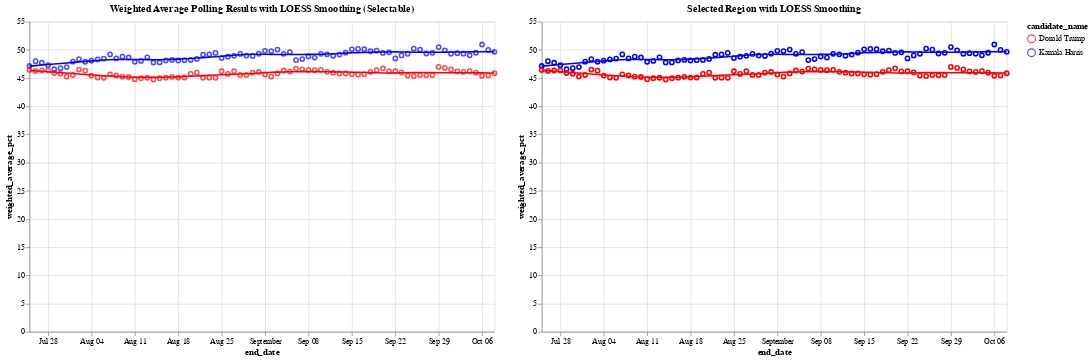

Notebook source saved alongside this figure:
### Markdown cell above
Let's look at the loess smoothed curve of this

### Code cell
# Define the color scale for the two candidates
color_scale = alt.Scale(domain=['Donald Trump', 'Kamala Harris'], range=['red', 'blue'])

# Step 1: Create a selection brush for the horizontal axis (end_date)
brush = alt.selection_interval(encodings=['x'])  # Brush selection on the x-axis

# Step 2: Create the base chart with points and LOESS smoothing (Chart 1)
base = alt.Chart(df_weighted_averages).mark_point().encode(
    x='end_date:T',
    y='weighted_average_pct:Q',
    color=alt.Color('candidate_name:N', scale=color_scale)
)

loess = base.transform_loess(
    'end_date', 'weighted_average_pct', groupby=['candidate_name'], bandwidth=0.3
).mark_line()

chart1 = (base + loess).add_params(
    brush  # Add the brush selection to Chart 1
).properties(
    title='Weighted Average Polling Results with LOESS Smoothing (Selectable)',
    width=600,
    height=400
)

# Step 3: Create the side-by-side chart that will show the selected region with tooltip

# Apply the same selection filter to both points and LOESS in chart2
selected_points = base.encode(
    opacity=alt.condition(brush, alt.value(1), alt.value(0)),  # Highlight only selected points
    tooltip=['end_date:T', 'candidate_name:N', 'weighted_average_pct:Q']  # Add tooltip for points
).transform_filter(
    brush  # Filter by brush selection
)

# Apply LOESS smoothing for the selected range
selected_loess = alt.Chart(df_weighted_averages).transform_loess(
    'end_date', 'weighted_average_pct', groupby=['candidate_name'], bandwidth=0.3
).mark_line().encode(
    x='end_date:T',
    y='weighted_average_pct:Q',
    color=alt.Color('candidate_name:N', scale=color_scale),
    tooltip=['end_date:T', 'candidate_name:N', 'weighted_average_pct:Q']
).transform_filter(
    brush  # Filter the LOESS line by the brush selection
)

# Combine selected points and LOESS for the second chart
chart2 = (selected_points + selected_loess).properties(
    title='Selected Region with LOESS Smoothing',
    width=600,
    height=400
)

# Combine the two charts side by side
final_chart = alt.hconcat(chart1, chart2)

# Display the final chart
final_chart.show()

### Figure 1 — Vega-Lite specification as saved in the notebook (floating-point values rounded to 4 significant figures; data arrays with more than 128 entries replaced by an {"elided": "..."} marker saying what was removed)
{"config": {"view": {"continuousWidth": 300, "continuousHeight": 300}}, "hconcat": [{"layer": [{"mark": {"type": "point"}, "encoding": {"color": {"field": "candidate_name", "scale": {"domain": ["Donald Trump", "Kamala Harris"], "range": ["red", "blue"]}, "type": "nominal"}, "x": {"field": "end_date", "type": "temporal"}, "y": {"field": "weighted_average_pct", "type": "quantitative"}}, "name": "view_107"}, {"mark": {"type": "line"}, "encoding": {"color": {"field": "candidate_name", "scale": {"domain": ["Donald Trump", "Kamala Harris"], "range": ["red", "blue"]}, "type": "nominal"}, "x": {"field": "end_date", "type": "temporal"}, "y": {"field": "weighted_average_pct", "type": "quantitative"}}, "transform": [{"loess": "weighted_average_pct", "on": "end_date", "bandwidth": 0.3, "groupby": ["candidate_name"]}]}], "height": 400, "title": "Weighted Average Polling Results with LOESS Smoothing (Selectable)", "width": 600}, {"layer": [{"mark": {"type": "point"}, "encoding": {"color": {"field": "candidate_name", "scale": {"domain": ["Donald Trump", "Kamala Harris"], "range": ["red", "blue"]}, "type": "nominal"}, "opacity": {"condition": {"param": "param_107", "value": 1}, "value": 0}, "tooltip": [{"field": "end_date", "type": "temporal"}, {"field": "candidate_name", "type": "nominal"}, {"field": "weighted_average_pct", "type": "quantitative"}], "x": {"field": "end_date", "type": "temporal"}, "y": {"field": "weighted_average_pct", "type": "quantitative"}}, "transform": [{"filter": {"param": "param_107"}}]}, {"mark": {"type": "line"}, "encoding": {"color": {"field": "candidate_name", "scale": {"domain": ["Donald Trump", "Kamala Harris"], "range": ["red", "blue"]}, "type": "nominal"}, "tooltip": [{"field": "end_date", "type": "temporal"}, {"field": "candidate_name", "type": "nominal"}, {"field": "weighted_average_pct", "type": "quantitative"}], "x": {"field": "end_date", "type": "temporal"}, "y": {"field": "weighted_average_pct", "type": "quantitative"}}, "transform": [{"loess": "weighted_average_pct", "on": "end_date", "bandwidth": 0.3, "groupby": ["candidate_name"]}, {"filter": {"param": "param_107"}}]}], "height": 400, "title": "Selected Region with LOESS Smoothing", "width": 600}], "data": {"name": "data-6dc1f4b6f0cdac261838764219c71bcb"}, "params": [{"name": "param_107", "select": {"type": "interval", "encodings": ["x"]}, "views": ["view_107"]}], "$schema": "https://vega.github.io/schema/vega-lite/v5.20.1.json", "datasets": {"data-6dc1f4b6f0cdac261838764219c71bcb": {"elided": "152 records"}}}
